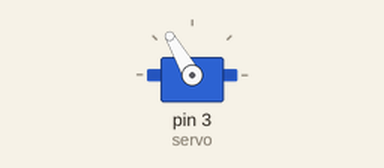
Recording of a sketch running on a simulated Arduino Uno, built with avr-gcc and run on an emulated ATmega328P. Parts: servo.

Above: at 1.05 s.
Timing chart, 0 to 4.5 s (numbered marks = the images above):
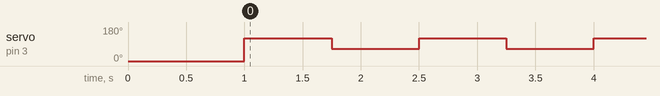

Measured:
- by itself, servo on pin 3 (servo): alternates 120° for 0.75 s and 65° for 0.75 s

The sketch:

ServoMotor.ino
```cpp
#include <Servo.h>

Servo servo;

void setup() {
  // put your setup code here, to run once:
  servo.attach(3);
  servo.write(0);
  delay(1000);

}

void loop() {
  // put your main code here, to run repeatedly:
  servo.write(120);
  delay(750);
  servo.write(65);
  delay(750);
  //servo.write(-45);
  //delay(750);

}
```
